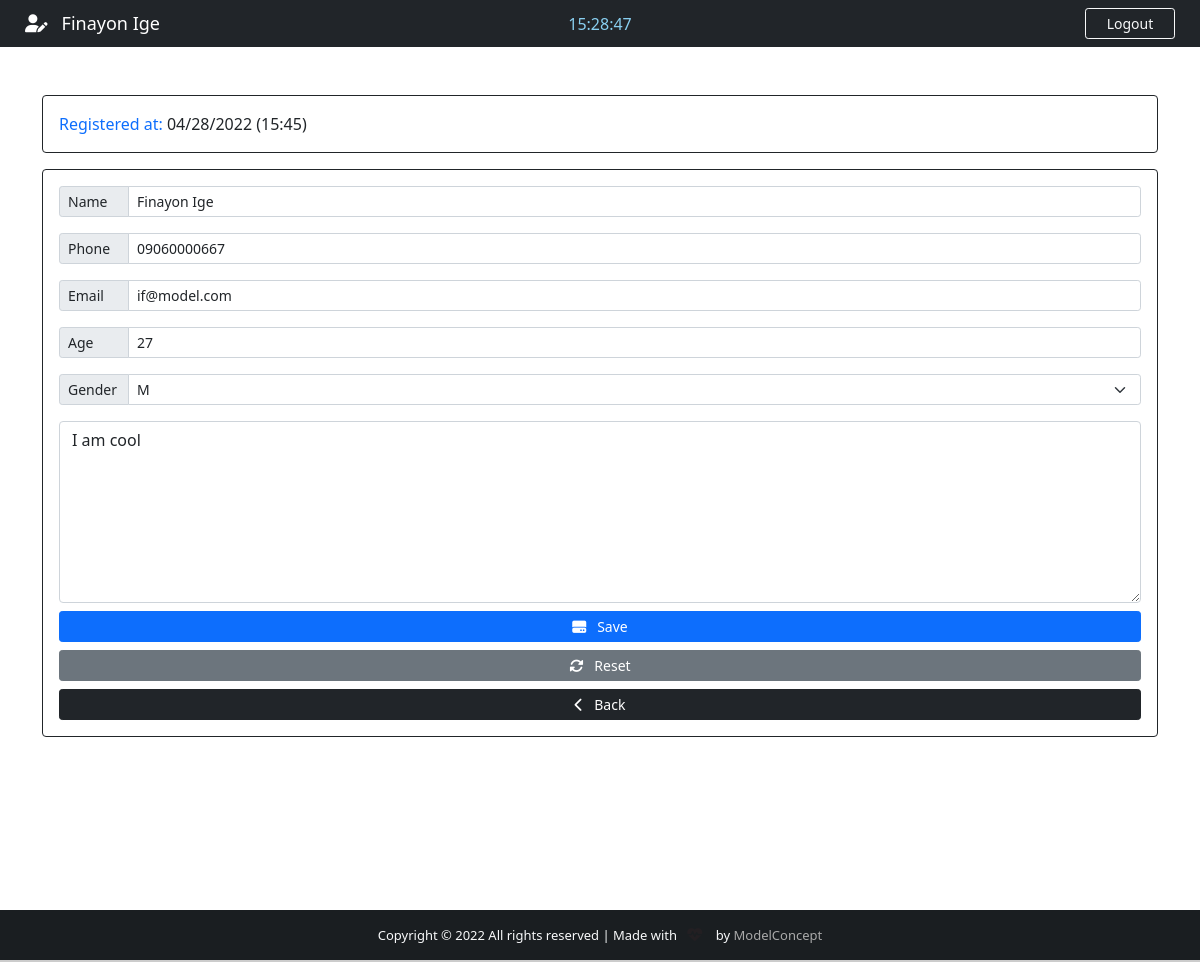
The page /patient/14 (signed in) on the database its author committed.
### App/models.py (models this page shows, shortened)
class Patient(models.Model):
    GENDER = (
        ('M', 'M'),
        ('F', 'F'),
    )
    id = models.IntegerField(primary_key=True)
    name = models.CharField(max_length=40)
    phone = models.CharField(max_length=20)
    email = models.CharField(max_length=40)
    age = models.CharField(max_length=3)
    gender = models.CharField(max_length=1, null=False, choices=GENDER)
    note = models.TextField(blank=True)
    created_at = models.DateTimeField(auto_now=True)

### App/views.py (the view)
# urls.py: path('patient/<str:patient_id>', views.patient, name="patient"),
@cache_control(no_cache=True, must_revalidate=True, no_store=True)
@login_required(login_url='login')
def patient(request, patient_id):
    patient = Patient.objects.get(id = patient_id)
    if patient != None:
        return render(request, "edit.html", {'patient':patient})

### App/templates/edit.html (shortened to what this page needs)
{% extends 'add.html' %}
 {% block nav-content %}
 <i class="fas fa-user-edit"></i>&nbsp;&nbsp; {{ patient.name }}
 {% endblock nav-content %}
 {% block card %}
 Registered at: <span class="text-dark">{{ patient.created_at | date:'m/d/Y (H:i)'}}</span>
 {% endblock card %}
 {% block Action %} action="/editpatient" {% endblock Action %}
 {% block add %}
     <i class="fas fa-hdd"></i>&nbsp;&nbsp; Save
 {% endblock add %}
 {% block reset-button %}
 <button type="reset" class="btn btn-secondary btn-sm txt-sm"><i class="fas fa-sync-alt"></i>&nbsp;&nbsp; Reset</button>
 {% endblock reset-button %}
{% block valueName %} value="{{ patient.name }}" {% endblock valueName %}
{% block valuePhone %} value="{{ patient.phone }}" {% endblock valuePhone %}
{% block valueEmail %} value="{{ patient.email }}" {% endblock valueEmail %}
{% block valueAge %} value="{{ patient.age }}" {% endblock valueAge %}
{% block option %}
<option style="background-color: #d3d3d3; color: #007bff;">{{ patient.gender }}</option>
{% endblock option %}
{% block note %}{{ patient.note }}{% endblock note %}

### App/templates/add.html (shortened to what this page needs)
{% extends 'base.html' %}
 {% block btn-nav %}
 <a class="btn btn-outline-info btn-sm border-light text-light" id="btn-nav" data-bs-toggle="modal" data-bs-target="#logoutModal">Logout</a>
{% endblock btn-nav %}
{% block time %}
<div class="col-sm">
  <center>
    <span id="clock" style="color: #89cff0;"></span>
  </center>
</div>
{% endblock time %}
{% block footer %} style="color: #a9a9a9;" {% endblock footer %}
{% block content %}
    <div class="container">
        <div class="row">
            <div class="col-lg-12">
                <div class="card card-body border-dark text-primary mt-5">
                    <span class="text center txt-sm"> {% block card %} FILL OUT THE FORM BELOW {% endblock card %} </span>
                </div>
                <form {% block Action %} action="/addpatient" {% endblock Action %} method="POST" autocomplete="off" enctype="multipart/form-data" class="card p-3 border-dark mt-3">
                    <div class="input-group input-group-sm mb-3">
                        <span class="input-group-text side-label"><span class="txt-sm">Name</span></span>
                        <input type="text" name="name" class="form-control" maxlength="40" id="name" placeholder="First and Last name" {% block valueName %}{% endblock valueName %}>
                    </div>
                    <div class="input-group input-group-sm mb-3">
                        <span class="input-group-text side-label"><span class="txt-sm">Phone</span></span>
                        <input type="text" name="phone" class="form-control" id="phone" placeholder="Patient contact" {% block valuePhone %}{% endblock valuePhone %}>
                    </div>
                    <div class="input-group input-group-sm mb-3">
                        <span class="input-group-text side-label"><span class="txt-sm">Email</span></span>
                        <input type="text" name="email" class="form-control" maxlength="40" id="email" placeholder="Patient email address" {% block valueEmail %}{% endblock valueEmail %}>
                    </div>
                    <div class="input-group input-group-sm mb-3">
                        <span class="input-group-text side-label"><span class="txt-sm">Age</span></span>
                        <input type="text" name="age" class="form-control" maxlength="3" id="age" placeholder="Patient age" {% block valueAge %}{% endblock valueAge %}>
                    </div>
                    <div class="input-group input-group-sm mb-3 txt-sm">
                        <label class="input-group-text side-label"><span class="txt-sm">Gender</span></label>
                        <select class="form-select" name="gender" id="gender">
                            {% block option %}{% endblock option %}
                        </select>
                    </div>
                    <div class="form-group">
                        <textarea name="note" id="" rows="7" class="form-control txt-sm" placeholder="Description is optional">{% block note %}{% endblock note %}</textarea>
                    </div>
                    <div class="d-grid gap-2 mt-2 txt-sm">
                        <button type="submit" class="btn btn-primary btn-sm txt-sm" id="btn-add">
                            {% block add %}{% endblock add %}
                        </button>
                        {% block reset-button %}{% endblock reset-button %}
                        <a href="{% url 'backend' %}" class="btn btn-dark btn-sm txt-sm"><i class="fas fa-chevron-left"></i>&nbsp;&nbsp; Back</a>
                    </div>
                </form>
            </div>
        </div>
    </div>
{% endblock content %}

### App/static/css/styles.css (style rules this page uses)
html, body { height: 120vh; margin: 0; max-width: 100%; }
a { text-decoration: none; }
#btn-nav { width: 90px; float: right; margin-right: 25px; }
.side-label { width: 70px; }

### rows shown on the page
Patient: name "Finayon Ige", created_at "04/28/2022 (15:45)", phone "09060000667", email "if@model.com", age "27", gender "M", note "I am cool"
